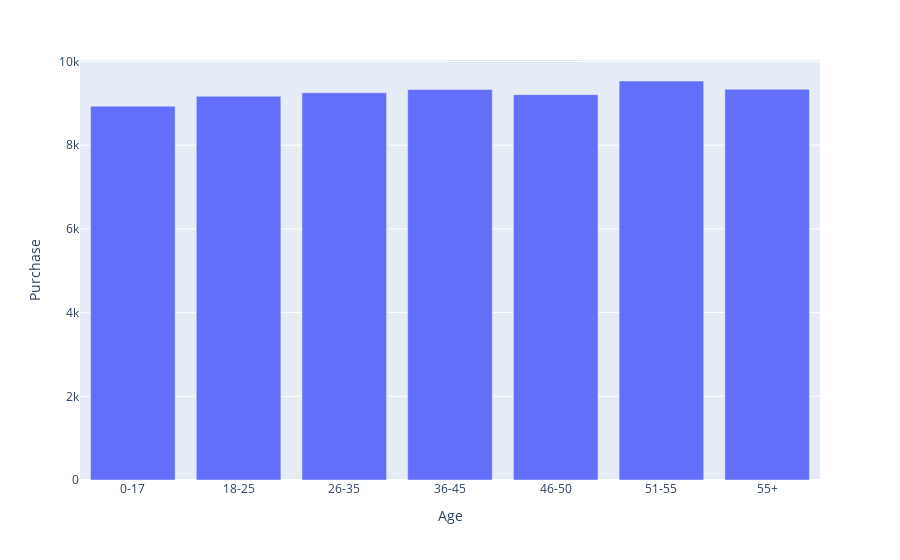

Here is the notebook cell this chart was saved with:
### Code cell
# 집계(mean()) 연산 진행한 데이터 프레임으로 bar 차트 생성
fig = px.bar(data_frame=age_grouped_df, x='Age', y='Purchase')
fig.show()

### Figure 1 — Plotly figure (JSON) as saved in the notebook; plotly's stock layout.template omitted (floating-point values rounded to 4 significant figures)
{"data": [{"alignmentgroup": "True", "hovertemplate": "Age=%{x}<br>Purchase=%{y}<extra></extra>", "legendgroup": "", "marker": {"color": "#636efa", "pattern": {"shape": ""}}, "name": "", "offsetgroup": "", "orientation": "v", "showlegend": false, "textposition": "auto", "type": "bar", "x": ["0-17", "18-25", "26-35", "36-45", "46-50", "51-55", "55+"], "xaxis": "x", "y": [8933.0, 9170.0, 9253.0, 9331.0, 9209.0, 9535.0, 9336.0], "yaxis": "y"}], "layout": {"barmode": "relative", "legend": {"tracegroupgap": 0}, "margin": {"t": 60}, "xaxis": {"anchor": "y", "domain": [0, 1], "title": {"text": "Age"}}, "yaxis": {"anchor": "x", "domain": [0, 1], "title": {"text": "Purchase"}}}}
